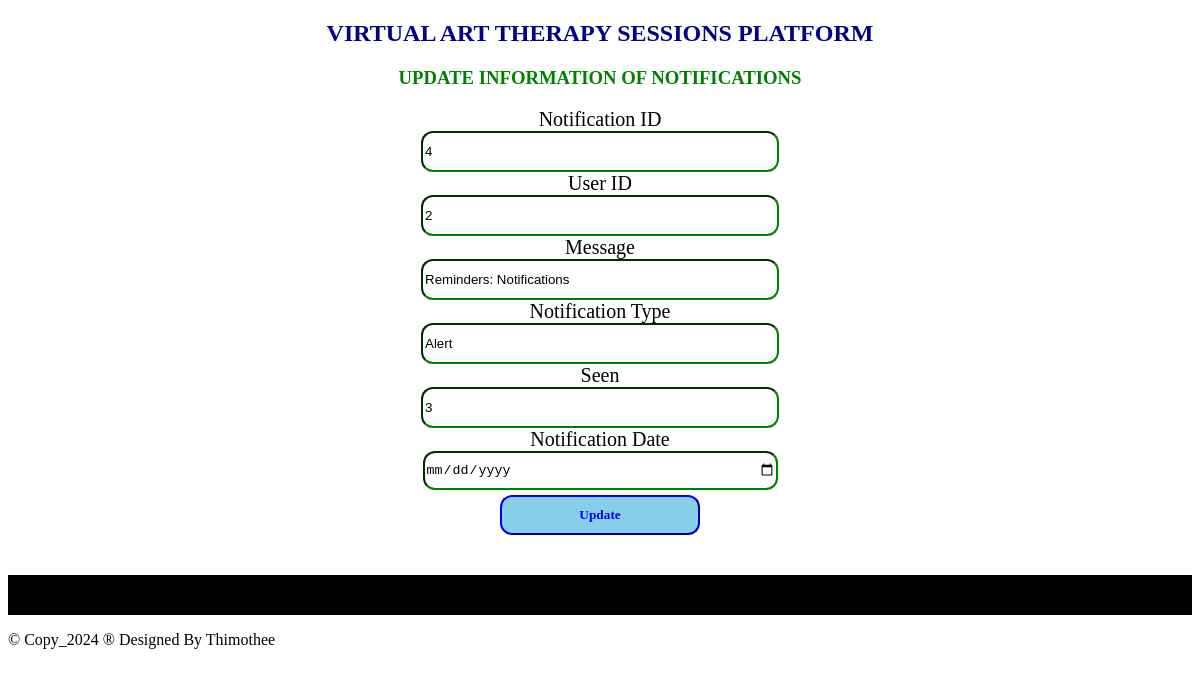
Page /updatenotifications.php?NotificationID=4 on the committed database.
### tables this page shows
CREATE TABLE `notifications` (
  `NotificationID` int(11) NOT NULL,
  `UserID` int(11) DEFAULT NULL,
  `Message` text DEFAULT NULL,
  `NotificationType` enum('Reminder','Alert','Update') DEFAULT NULL,
  `Seen` tinyint(1) DEFAULT 0,
  `NotificationDate` datetime DEFAULT current_timestamp()
);

### updatenotifications.php (the view, shortened to what this page needs)
<?php
include "dbconnection.php";
$NotificationID = $UserID = $Message = $NotificationType = $Seen = $NotificationDate = "";
if ($_SERVER['REQUEST_METHOD'] == 'GET') {
    $NotificationID = $_GET["NotificationID"];
    $sql = "SELECT * FROM notifications WHERE NotificationID = ?";
    $stmt = $connection->prepare($sql);
    $stmt->bind_param("i", $NotificationID);
    $stmt->execute();
    $result = $stmt->get_result();
    if ($result->num_rows > 0) {
        $row = $result->fetch_assoc();
        $UserID = $row['UserID'];
        $Message = $row["Message"];
        $NotificationType = $row["NotificationType"];
        $Seen = $row["Seen"];
        $NotificationDate = $row["NotificationDate"];
    } else {
        header("Location: viewnotifications.php");
        exit;
    }
}
?>
<!DOCTYPE html>
<html>
<head>
</head>
<body>
    <center>
        <h2>VIRTUAL ART THERAPY SESSIONS PLATFORM</h2>
        <h3 style="color: green;">UPDATE INFORMATION OF NOTIFICATIONS</h3>
        <section class="forms">
            <form method="POST" onsubmit="return confirmUpdate();">
                <label>Notification ID</label><br>
                <input type="text" name="NotificationID" readonly class="input" value="<?php echo $NotificationID; ?>"><br>
                <label>User ID</label><br>
                <input type="text" name="UserID" readonly class="input" value="<?php echo $UserID; ?>"><br>
                <label>Message</label><br>
                <input type="text" name="Message" class="input" value="<?php echo $Message; ?>"><br>
                <label>Notification Type</label><br>
                <input type="text" name="NotificationType" value="<?php echo $NotificationType; ?>" class="input"><br>
                <label>Seen</label><br>
                <input type="text" name="Seen" value="<?php echo $Seen; ?>" class="input"><br>
                <label>Notification Date</label><br>
                <input type="date" name="NotificationDate" value="<?php echo $NotificationDate; ?>" class="input"><br>
                <input type="submit" name="submit" value="Update" class="sb">
            </form>
        </section>
    </center>
    <footer>
        <p style="color: white; text-align: center; margin-top: 40px; background-color: black; height: 40px;"><marquee>&copy; Copy_2024 &reg; Designed By Thimothee</marquee></p>
    </footer>
</body>
</html>

### updatenotifications.php (style rules this page uses)
h2 { font-family: Castellar; color: darkblue; }
label { font-family: Elephant; font-size: 20px; }
.sb { font-family: Georgia; padding: 10px; border-color: blue; background-color: skyblue; width: 200px; margin-top: 5px; border-radius: 12px; font-weight: bold; color: blue; }
.input { width: 350px; height: 35px; border-radius: 12px; border-color: green; }

### rows in the picture
notifications: UserID "2", Message "Reminders: Notifications", NotificationType "Alert", Seen "3"
